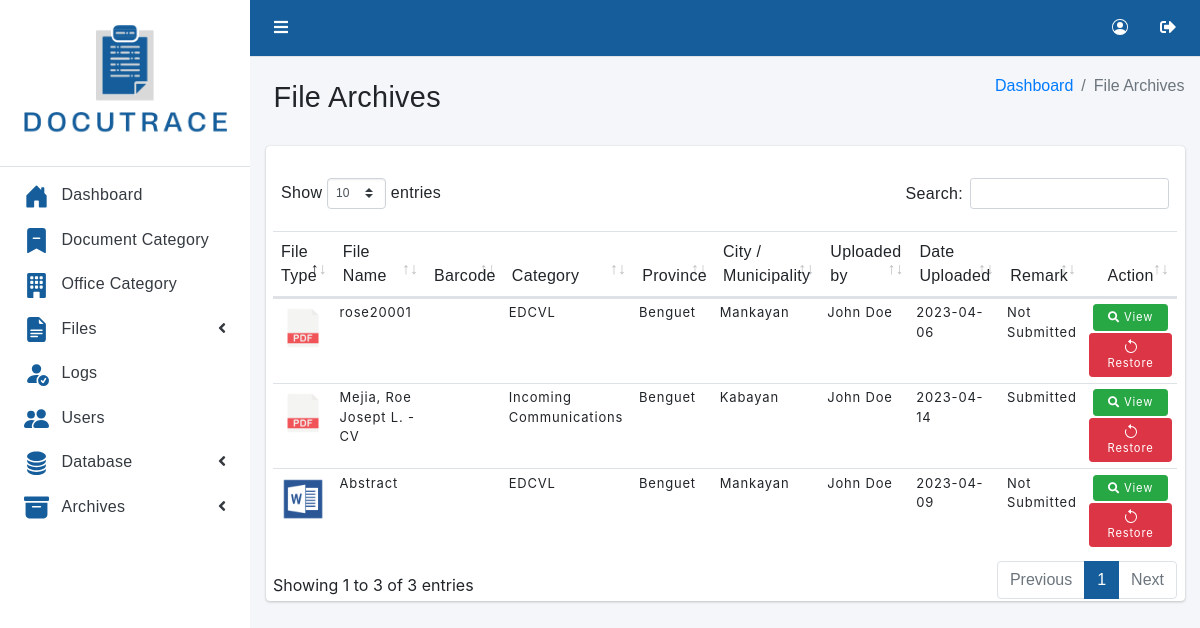
Screenshot of /admin/files.php?list=file (signed in) with the database file from the repository.
### tables this page shows
CREATE TABLE Files (
  id_num int(50) unsigned ZEROFILL auto_increment,
  office_id_num int(50) DEFAULT NULL,
  Barcode varchar(255) DEFAULT NULL,
  Category varchar(255) DEFAULT NULL,
  Description varchar(255) DEFAULT NULL,
  FileLocation varchar(255) DEFAULT NULL,
  File varchar(255) DEFAULT NULL,
  UploadedBy varchar(255) DEFAULT NULL,
  Date varchar(255) DEFAULT NULL,
  Remark enum("Submitted", "Not Submitted") DEFAULT NULL,
  ArchiveStatus varchar(255) DEFAULT 'Not Archived',

  PRIMARY KEY  (id_num)
);

CREATE TABLE OfficeSettings (
  office_id_num int(50) unsigned ZEROFILL auto_increment,
  Province varchar(255) DEFAULT NULL,
  cityMunicipality varchar(255) DEFAULT NULL,
  ArchiveStatus varchar(255) DEFAULT 'Not Archived',

  PRIMARY KEY  (office_id_num)
);

CREATE TABLE Users (
  users_id_num int(50) unsigned ZEROFILL auto_increment,
  Fullname varchar(255) DEFAULT NULL,
  Username varchar(255) DEFAULT NULL,
  Password varchar(255) DEFAULT NULL,
  AccessLevel varchar(255) DEFAULT NULL,
  Status varchar(255) DEFAULT NULL,
  ArchiveStatus varchar(255) DEFAULT 'Not Archived',

  PRIMARY KEY  (users_id_num)
);

### admin/files.php (the view, shortened to what this page needs)
<?php
   require '../php/centralConnection.php';
   if(isset($_REQUEST['list'])){
      if($_REQUEST['list'] == "file"){
         $query ="SELECT * FROM Files WHERE ArchiveStatus = 'Archived'";
         $result = mysqli_query($connect, $query);
         $header = "File Archives";
      }
   }else{
      $query ="SELECT * FROM Files WHERE ArchiveStatus != 'Archived'";
      $result = mysqli_query($connect, $query);
      $header = "Files";
   }
?>
<!DOCTYPE html>
<html lang="en">
<head>
   <link rel="stylesheet" href="../asset/fontawesome/css/all.min.css">
   <link rel="stylesheet" href="../asset/css/adminlte.min.css">
   <link rel="stylesheet" href="../asset/css/style.css">
   <link rel="stylesheet" href="../asset/tables/datatables-bs4/css/dataTables.bootstrap4.min.css">
   <link rel="stylesheet" href="../css/style.css">
   <link rel="stylesheet" href="../asset/jquery-confirm.min.css">
</head>
<body class="hold-transition sidebar-mini layout-fixed">
   <div class="wrapper">
      <nav class="main-header navbar navbar-expand navbar-light" style="background-color: rgb(22,94,155)">
         <ul class="navbar-nav">
            <li class="nav-item">
               <a class="nav-link iconsTop" data-widget="pushmenu" href="#" role="button"><i class="fas fa-bars"></i></a>
            </li>
         </ul>
         <ul class="navbar-nav ml-auto">
            <li class="nav-item">
               <a class="nav-link iconsTop" href="#" data-toggle='modal' data-target='#editIconUser' role="button" style="margin-top: -3%;">
               </a>
            </li>
            <li class="nav-item">
               <a class="nav-link iconsTop" href="../php/logout.php">
                  <i class="fas fa-sign-out-alt"></i>
               </a>
            </li>
         </ul>
      </nav>
      <aside class="main-sidebar sidebar-light-primary">
            <a href="index.php" class="brand-link">
        <img src="../asset/img/DOCUTRACE.png" alt="DOCUTRACE Logo" id="docutraceLogo">
         </a>
         <div class="sidebar">
            <nav class="mt-2">
               <ul class="nav nav-pills nav-sidebar flex-column" data-widget="treeview" role="menu"
                  data-accordion="false">
                  <li class="nav-item">
                     <a href="index.php" class="nav-link">
                        <p>
                           Dashboard
                        </p>
                     </a>
                  </li>
                  <li class="nav-item">
                     <a href="category.php" class="nav-link">
                        <svg xmlns="http://www.w3.org/2000/svg" width="25" height="25" fill="rgb(22,94,155)" class="bi bi-bookmark-dash-fill" viewBox="0 0 16 16">
                           <path fill-rule="evenodd" d="M2 15.5V2a2 2 0 0 1 2-2h8a2 2 0 0 1 2 2v13.5a.5.5 0 0 1-.74.439L8 13.069l-5.26 2.87A.5.5 0 0 1 2 15.5zM6 6a.5.5 0 0 0 0 1h4a.5.5 0 0 0 0-1H6z"/>
                         </svg>
                        <p>
                           Document Category
                        </p>
                     </a>
                  </li>
                  <li class="nav-item">
                     <a href="settings.php" class="nav-link">
                        <p>
                           Office Category
                        </p>
                     </a>
                  </li>
                  <li class="nav-item">
                     <a href="#" class="nav-link">
                        <p>
                           Files
                        </p>
                        <i class="right fas fa-angle-left"></i>
                     </a>
                  </li>
                  <li class="nav-item adminOnly">
                     <a href="logs.php" class="nav-link">
                        <p>
                           Logs
                        </p>
                     </a>
                  </li>
                  <li class="nav-item adminOnly">
                     <a href="users.php" class="nav-link">
                        <p>
                           Users
                        </p>
                     </a>
                  </li>
                  <li class="nav-item adminOnly">
                     <a href="#" class="nav-link">
                        <p>
                           Database
                        </p>
                        <i class="right fas fa-angle-left"></i>
                     </a>
                  </li>
                  <li class="nav-item adminOnly">
                     <a href="#" class="nav-link">
                        <p>
                           Archives
                        </p>
                        <i class="right fas fa-angle-left"></i>
                     </a>
                  </li>
               </ul>
            </nav>
         </div>
      </aside>
      <div class="content-wrapper">
         <div class="content-header">
            <div class="container-fluid">
               <div class="row mb-2">
                  <div class="col-sm-6">
                     <h1 class="m-0"><?php echo $header; ?></h1>
                  </div>
                  <div class="col-sm-6">
                     <ol class="breadcrumb float-sm-right">
                        <li class="breadcrumb-item"><a href="index.php">Dashboard</a></li>
                        <li class="breadcrumb-item active"><?php echo $header; ?></li>
                     </ol>
                  </div><br>
               </div>
            </div>
         </div>
         <section class="content">
            <div class="container-fluid">
               <div class="card card-info">
                  <br>
                  <div class="col-md-12">
                     <table id="fileDatatable" class="table table-hover">
                        <thead>
                           <tr>
                              <th>File Type</th>
                              <th>File Name</th>
                              <th>Barcode</th>
                              <th>Category</th>
                              <th>Province</th>
                              <th>City / Municipality</th>
                              <th>Uploaded by</th>
                              <th>Date Uploaded</th>
                              <th>Remark</th>
                              <th class="text-center">Action</th>
                           </tr>
                        </thead>
                        <tbody>
                           <?php
                              if($result != ''){
                                 while($row = mysqli_fetch_array($result)){
                                    $FileType = pathinfo($row['File'], PATHINFO_EXTENSION);
                                    $FileName = pathinfo($row['File'], PATHINFO_FILENAME);
                                    $Barcode = $row['Barcode'];
                                    $FileId = $row['id_num'];
                                    $Category = $row['Category'];
                                    $Description = $row['Description'];
                                    $FileLocation = $row['FileLocation'];
                                    $File = $row['File'];
                                    $UploadedBy = $row['UploadedBy'];
                                    $Date = $row['Date'];
                                    $office_ID = $row['office_id_num'];
                                    $Remark = $row['Remark'];
                                    $office_province="";
                                    $office_cityMunicipality="";
                                    $icon = '';
                                    $frequency = '';
                                    $sql ="SELECT Province, cityMunicipality FROM OfficeSettings WHERE office_id_num='$office_ID'";
                                    $result1 = mysqli_query($connect, $sql);
                                    if($result1){
                                       $row1 = mysqli_fetch_assoc($result1);
                                       $office_province=$row1['Province'];
                                       $office_cityMunicipality=$row1['cityMunicipality'];
                                    }
                                    $sql ="SELECT * FROM DocumentCategory WHERE DocumentCategoryName='$Category'";
                                    $result2 = mysqli_query($connect, $sql);
                                    if($result2){
                                       $row2 = mysqli_fetch_assoc($result2);
                                       $frequency=$row2['Frequency'];
                                    }
                                    $sql ="SELECT * FROM Users WHERE users_id_num='$UploadedBy'";
                                    $result3 = mysqli_query($connect, $sql);
                                    if($result3){
                                       $row3 = mysqli_fetch_assoc($result3);
                                       $UploadedBy=$row3['Fullname'];
                                    }
                                    if($FileType == 'docx' || $FileType == 'doc'){
                                       $icon = "<img src='../asset/img/word.png' width='50' height='50'>";
                                    }else if($FileType == 'xls' || $FileType == 'xlsx'){
                                       $icon = "<img src='../asset/img/excel.png' width='50' height='50'>";
                                    }else if($FileType == 'pptx' || $FileType == 'ppt'){
                                       $icon = "<img src='../asset/img/powerpoint.png' width='50' height='50'>";
                                    }else if($FileType == 'pdf'){
                                       $icon = "<img src='../asset/img/pdf-file.png' width='50' height='50'>";
                                    }else if($FileType == ''){
                                       $icon = "";
                                    }else{
                                       $icon = "<img src='../asset/img/file.png' width='50' height='50'>";
                                    }
                                    echo "
                                    <tr>
                                          <td>$icon</td>
                                          <td>$FileName</td>
                                          <td>$Barcode</td>
                                          <td>$Category</td>
                                          <td>$office_province</td>
                                          <td>$office_cityMunicipality</td>
                                          <td>$UploadedBy</td>
                                          <td>$Date</td>
                                          <td>$Remark</td>
                                          <td class='text-center'>
                                             <a class='btn btn-sm btn-success' href='#' data-toggle='modal' data-target='#edit' data-file-id='$FileId' data-file='$File' data-file-category='$Category' data-file-barcode='$Barcode' data-file-frequency='$frequency' data-file-description='$Description' data-file-fileLocation='$FileLocation'
                                             data-file-dateUploaded='$Date'
                                             data-file-uploadedBy='$UploadedBy' data-office-province='$office_province' data-office-cityMunicipality='$office_cityMunicipality'
                                             data-file-remark='$Remark' onclick='populateEditModal(this)'><i class='fa fa-search'></i> View</a>
                                             <a class='btn btn-sm btn-danger adminOnly archiveButton' href='#' data-toggle='modal' data-target='#archive' data-file-id='$FileId'>
                                             </a>
                                             <a class='btn btn-sm btn-danger adminOnly restoreButton' href='#' data-toggle='modal' data-target='#restore' data-file-id='$FileId'>
                                             <svg xmlns='http://www.w3.org/2000/svg' width='16' height='16' fill='currentColor' class='bi bi-arrow-counterclockwise' viewBox='0 0 16 16'>
                                             </svg> Restore
                                             </a>
                                          </td>
                                    </tr>";
                                 }
                              }
                          ?>
                        </tbody>
                     </table>
                  </div>
               </div>
            </div>
         </section>
      </div>
   </div>
</body>
</html>

### asset/css/style.css (style rules this page uses)
h1,h2,h3,h4,h5,h6,p,label,button,th { font-family: 'Trebuchet MS', 'Lucida Sans Unicode', 'Lucida Grande', 'Lucida Sans', Arial, sans-serif !important; padding: 0.5rem 0.5rem; font-weight: 100; letter-spacing: 0.02rem; }
li a { font-family: 'Trebuchet MS', 'Lucida Sans Unicode', 'Lucida Grande', 'Lucida Sans', Arial, sans-serif !important; font-weight: 100; }
li { font-family: 'Trebuchet MS', 'Lucida Sans Unicode', 'Lucida Grande', 'Lucida Sans', Arial, sans-serif !important; font-weight: 100; }
table td { font-size: 13px !important; letter-spacing: 0.0625em; margin:-10px; border-spacing: 1em; }
#docutraceLogo { width: 100%; }

### css/style.css (style rules this page uses)
td a.btn { font-size: 0.7rem; }
th { padding: 0.5rem !important; }
table tr td { padding: 0.3rem !important; }
.iconsTop { color: white !important; }
.btn { min-width: 75px; margin: 1px 0; }
.restoreButton { display: none; }

### admin/files.php (style rules this page uses)
.restoreButton { display: inline-block; }

### rows the page displays
files: File "rose20001", Category "EDCVL", officesettings.Province "Benguet", officesettings.cityMunicipality "Mankayan", users.Fullname "John Doe", Date "2023-04-06", Remark "Not Submitted"
files: File "Mejia, Roe Josept L. - CV", Category "Incoming Communications", officesettings.Province "Benguet", officesettings.cityMunicipality "Kabayan", users.Fullname "John Doe", Date "2023-04-14", Remark "Submitted"
files: File "Abstract", Category "EDCVL", officesettings.Province "Benguet", officesettings.cityMunicipality "Mankayan", users.Fullname "John Doe", Date "2023-04-09", Remark "Not Submitted"

### other values shown
$header "File Archives"
